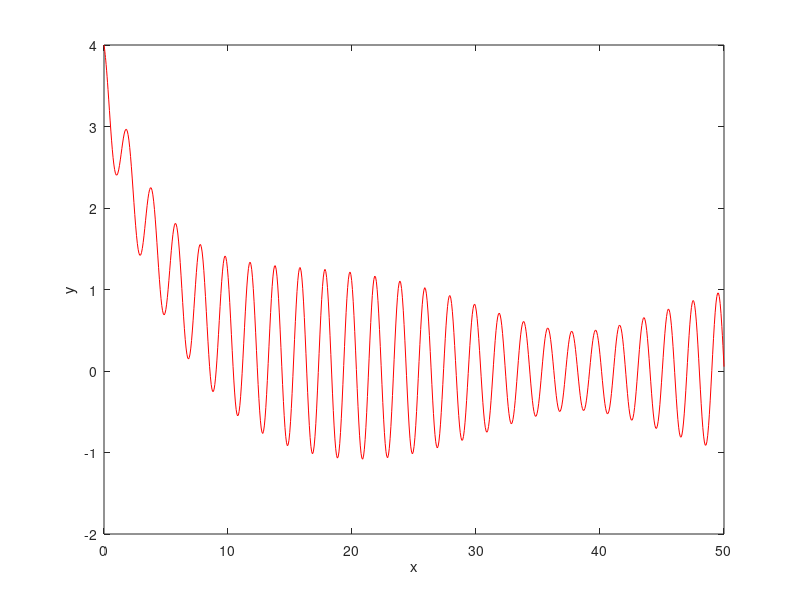

This chart was generated by the following MATLAB code:
% y'''+0.2y''+10*y'+2*y=sin(3*t)
% y(0)=4,y'(0)=-1,y''(0)=-5
% 0<=t<=50
% convert the third order ode into three first order odes as follows:

%let y1=y
% y2=y' 
% y3=y''

% now y2'=y''=y3 as y2=y' and y3=y''
% y1'=y2 as y2=y'
% y3'=y'''
%
%
% put the value of y''' ,y'',y',and y  in the ode,obtained
% y3'+0.2*y3+10*y2+2*y1=sin(3*t)
% y3'=-0.2*y3-10*y2-2*y1+sin(3*t)

% again,
% y1(0)=4 as y1=y
% y2(0)=-1 as y2=y'
% y3(0)=-5 as y3=y''

% putting everything together we obtained three first order odes
% y1'=y2 ,y1(0)=4
% y2'=y3 ,y2(0)=-1
% y3'=-0.2*y3-10*y2-2*y1+sin(3*t),y3(0)=-5

% solution
tspan=[0,50];
y0=[4;-1;-5]; % initial solution(conditions) ,such that y0(1)=y1,y0(2)=y2,y0(3)=y3



% define the system of odes(right hand side of the odes)  as function handle
f=@(t,y) [ y(2);y(3);-0.2*y(3)-10*y(2)-2*y(1)+sin(3*t)]; 


% use ode45 to get the solution
[t,sol]=ode45(f,tspan,y0);% sol is a matrix such that sol(:,1)=y1,sol(:,2)=y2,sol(:,3)=y3

% since y1=y there fore the solutiin the is given by 
y=sol(:,1);

% plotting time
plot(t,y,'-r')

xlabel('x')
ylabel('y')
